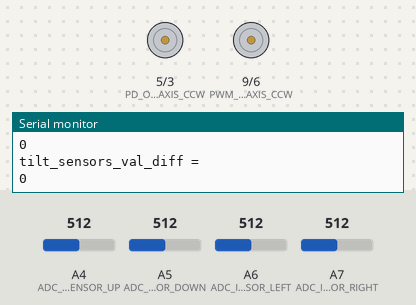
This sketch was run on a simulated Arduino Nano, built with avr-gcc and run on an emulated ATmega328P. Parts: motor-driver pin pairs drawn as motors (green arrow = first pin HIGH = forward, orange = second pin HIGH = backward, longer = more drive), the last lines printed to the serial monitor. The test bench sets the inputs (shaded band); at power-on: A4 (ADC_IN_SENSOR_UP) = 512, A5 (ADC_IN_SENSOR_DOWN) = 512, A6 (ADC_IN_SENSOR_LEFT) = 512, A7 (ADC_IN_SENSOR_RIGHT) = 512.

Above: at 1.7 s.
1.8 s: A4 (ADC_IN_SENSOR_UP) set to 529
3.3 s: A4 (ADC_IN_SENSOR_UP) set to 547
At 4.1 s:
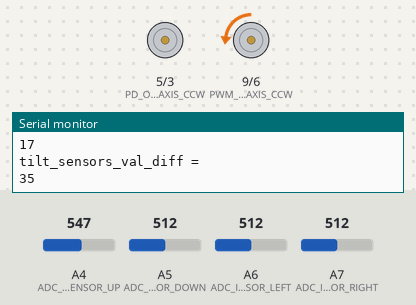
5.1 s: A5 (ADC_IN_SENSOR_DOWN) set to 531
At 6.6 s:
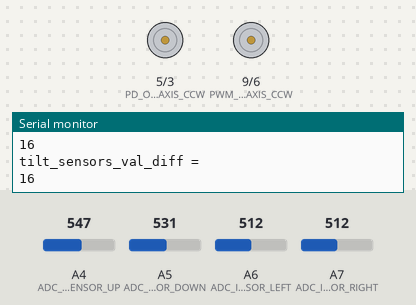
6.9 s: A6 (ADC_IN_SENSOR_LEFT) set to 525
8.4 s: A6 (ADC_IN_SENSOR_LEFT) set to 544
At 9.5 s:
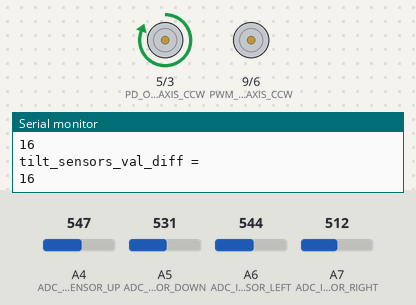
10.5 s: A7 (ADC_IN_SENSOR_RIGHT) set to 716
At 12.2 s:
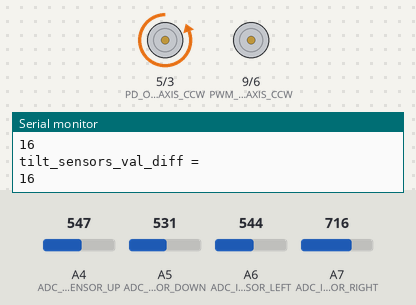
Timing chart, 0 to 13.3 s (numbered marks = the images above; inputs shaded):
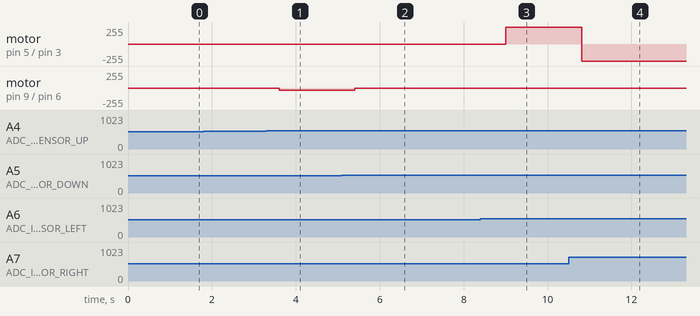

Measured:
- the behaviour switches between 537 and 538 on A6 (ADC_IN_SENSOR_LEFT) (found by bisection; images 2 and 3)
- after the input at 3.3 s, motor on pin 9 (PWM_OUT_ACTUATOR_TILT_AXIS_CCW) / pin 6 (PWM_OUT_ACTUATOR_TILT_AXIS_CW): stopped → backward 35/255 after 0.30 s
- after the input at 5.1 s, motor on pin 9 (PWM_OUT_ACTUATOR_TILT_AXIS_CCW) / pin 6 (PWM_OUT_ACTUATOR_TILT_AXIS_CW): backward 35/255 → stopped after 0.31 s
- after the input at 8.4 s, motor on pin 5 (PD_OUT_ACTUATOR_SWING_AXIS_CCW) / pin 3 (PD_OUT_ACTUATOR_SWING_AXIS_CW): stopped → forward 255/255 after 0.61 s
- after the input at 10.5 s, motor on pin 5 (PD_OUT_ACTUATOR_SWING_AXIS_CCW) / pin 3 (PD_OUT_ACTUATOR_SWING_AXIS_CW): forward 255/255 → backward 255/255 after 0.31 s

The sketch:

SolarTracker.ino
```cpp
// (licence header left out)
// include library definition files
//#include "SolarTracker.h"


/* I\O PIN MAPPING ARDUINO NANO MODULE - Main Controller Module  */
#define ADC_IN_SENSOR_LEFT  6    // Left Swing Axis Sensor
#define ADC_IN_SENSOR_RIGHT 7    // Right Swing Axis Sensor

#define ADC_IN_SENSOR_UP     4     // Up Tilt Axis Sensor
#define ADC_IN_SENSOR_DOWN   5     // Down Tilt Axis Sensor

#define PD_OUT_ACTUATOR_SWING_AXIS_CW   3     // Swing Actuator Rotates Clockwise
#define PD_OUT_ACTUATOR_SWING_AXIS_CCW   5     // Swing Actuator Rotates Counter-Clockwise

#define PWM_OUT_ACTUATOR_TILT_AXIS_CW   6   // Tilt Actuator Rotates Clockwise
#define PWM_OUT_ACTUATOR_TILT_AXIS_CCW  9     // Tilt Actuator Rotates Counter-Clockwise


// CREATE SolarTracker CLASS INSTANCE
//SolarTracker Tracker1;


/* GLOBAL VARIABLES Definition */
int sensor_threshold = 25;      //Variable to determine the

int left_swing_sensor_val = 0;           // variable to store the value read
int right_swing_sensor_val = 0;           // variable to store the value read

int swing_sensors_val_diff =0;

int up_tilt_sensor_val = 0;           // variable to store the value read
int down_tilt_sensor_val = 0;           // variable to store the value read

int tilt_sensors_val_diff = 0;

int tilt_up_speed = 0;
int tilt_down_speed = 0;
//---------------------------------------------


void setup() {
    pinMode(PD_OUT_ACTUATOR_SWING_AXIS_CW, OUTPUT);      // sets the digital pin as output
    pinMode(PD_OUT_ACTUATOR_SWING_AXIS_CCW, OUTPUT);      // sets the digital pin as output

    pinMode(PWM_OUT_ACTUATOR_TILT_AXIS_CW, OUTPUT);      // sets the digital pin as output
    pinMode(PWM_OUT_ACTUATOR_TILT_AXIS_CCW, OUTPUT);      // sets the digital pin as output

    Serial.begin(9600);          //  setup serial
//---------------------------------------------
}


void loop() {

  // Read Analog Input for Swing Sensor Array.
  left_swing_sensor_val = analogRead(ADC_IN_SENSOR_LEFT);    // read the input pin
  right_swing_sensor_val = analogRead(ADC_IN_SENSOR_RIGHT);    // read the input pin

  swing_sensors_val_diff = right_swing_sensor_val - left_swing_sensor_val;

  //Serial.println( "swing_sensors_val_diff = " );             // debug value
  //Serial.println( swing_sensors_val_diff );             // debug value

  if ( abs(swing_sensors_val_diff) > sensor_threshold )
  {
    // Reset Actuator Led
    digitalWrite(PD_OUT_ACTUATOR_SWING_AXIS_CW, LOW);   // sets the LED Off
    digitalWrite(PD_OUT_ACTUATOR_SWING_AXIS_CCW, LOW);   // sets the LED Off

    // Checks if swing sensor array difference is greater than the threshold
    if ( swing_sensors_val_diff > 0 )
    {
      // Difference is positive
      digitalWrite(PD_OUT_ACTUATOR_SWING_AXIS_CW, HIGH);   // sets the LED on
    }
    else if ( swing_sensors_val_diff < 0 )
      {
        // Difference is negative
        digitalWrite(PD_OUT_ACTUATOR_SWING_AXIS_CCW, HIGH);   // sets the LED on
      }

  }
  else
    {
      // Reset Actuator Led
      digitalWrite(PD_OUT_ACTUATOR_SWING_AXIS_CW, LOW);   // sets the LED Off
      digitalWrite(PD_OUT_ACTUATOR_SWING_AXIS_CCW, LOW);   // sets the LED Off
    }


  // Read Analog Input for Tilt Sensor Array.
  up_tilt_sensor_val = analogRead(ADC_IN_SENSOR_UP);    // read the up tilt sensor input pin
  down_tilt_sensor_val = analogRead(ADC_IN_SENSOR_DOWN);    // read the down tilt sensor input pin

  tilt_sensors_val_diff = up_tilt_sensor_val - down_tilt_sensor_val;

  Serial.println( "tilt_sensors_val_diff = " );             // debug value
  Serial.println( tilt_sensors_val_diff );             // debug value

  //Serial.println( "up_tilt_sensor_val = " );             // debug value
  //Serial.println( up_tilt_sensor_val );             // debug value

  //analogWrite( PWM_OUT_ACTUATOR_TILT_AXIS_CW, up_tilt_sensor_val/4 );  // analogRead values go from 0 to 1023, analogWrite values from 0 to 255

  analogWrite( PWM_OUT_ACTUATOR_TILT_AXIS_CW, 0 );  // analogRead values go from 0 to 1023, analogWrite values from 0 to 255
  analogWrite( PWM_OUT_ACTUATOR_TILT_AXIS_CCW, 0 );  // analogRead values go from 0 to 1023, analogWrite values from 0 to 255

  if ( abs(tilt_sensors_val_diff) > sensor_threshold )
  {


    // Difference is greater than the threshold
    if ( tilt_sensors_val_diff > 0 )
    {
      // Difference is positive, so rotate avctuator motor clockwise.
      tilt_up_speed = map(up_tilt_sensor_val,0, 1023, 0,255);     //map range digital to anolog

      analogWrite( PWM_OUT_ACTUATOR_TILT_AXIS_CW, abs(tilt_sensors_val_diff) );  // analogRead values go from 0 to 1023, analogWrite values from 0 to 255
    }
    else if ( tilt_sensors_val_diff < 0 )
      {
        // Difference is negative, so rotate avctuator motor counter-clockwise.
        tilt_down_speed = map(down_tilt_sensor_val, 0, 1023, 0, 255);   //map range digital to anolog

        analogWrite( PWM_OUT_ACTUATOR_TILT_AXIS_CCW, abs(tilt_sensors_val_diff) );  // analogRead values go from 0 to 1023, analogWrite values from 0 to 255
      }

  }


  delay(900);
//---------------------------------------------
}
```

SolarTracker.cpp
```cpp
/*
  SolarTracker.cpp
*/

/* Ensure this library's description is only included once  */
#if defined(ARDUINO) && ARDUINO >= 100
  #include "Arduino.h"
#else
  #include "WProgram.h"
#endif


// include this library's definition file
//#include "SolarTracker.h"


/* CREATE DFR Keypad CLASS INSTANCE */
//---------------------------------------------


/* Define Locale Variables */
//---------------------------------------------


/*
void SensorArray::SensorArray()
{
  // CREATE LCDKeypad CLASS INSTANCES
  //screen = new LCDKeypad();
  //---------------------------------------------

  // Initialize SensorArray CLASS INSTANCES
  //

}
*/

/*
int SensorArray::CompareAxis(int axis_id)
{
  // Initialize local variables
  //---------------------------------------------
  int sensor_index = 2*axis_id;

  return ( this->getSensorData(sensor_index) - this->getSensorData(sensor_index-1) );
}
*/

/*
int SensorArray::Refresh()
{
  // Initialize local variables
  //---------------------------------------------
  int diff_swing = 0, swing_var = 0;

  this->CompareAxis(SENSOR_AXIS_SWING);
  this->CompareAxis(SENSOR_AXIS_TILT);


  return 0;
}
*/
```
